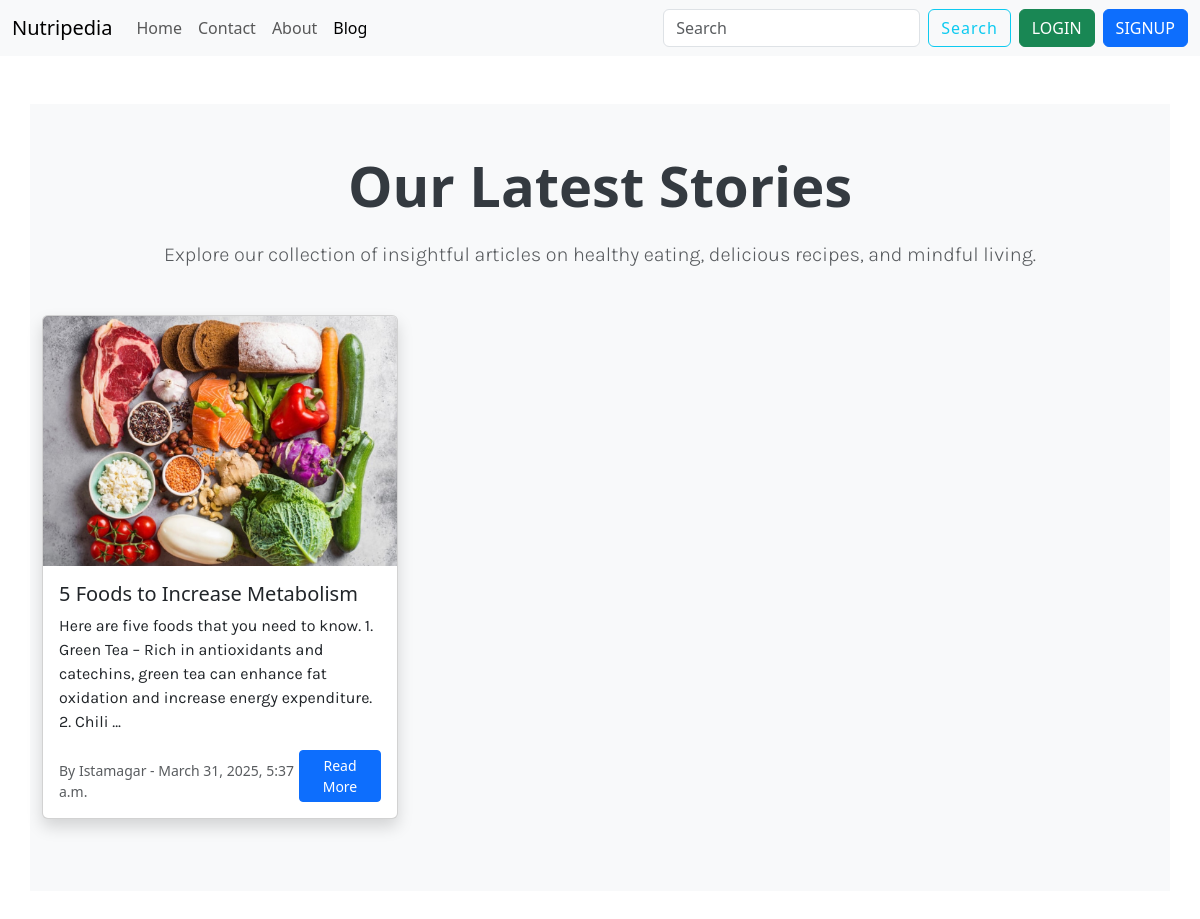
Screenshot of /blog/ with the database file from the repository.
### meroapp/models.py (models this page shows, shortened)
class ApprovedPost(models.Model):
    title = models.CharField(max_length=100)
    image = models.ImageField(upload_to='images/')  # 'images/' is the folder where images will be stored
    date = models.DateTimeField(auto_now_add=True)
    description =models.TextField()
    postby= models.CharField(max_length=500,default='')

### meroapp/views.py (the view)
# urls.py: path('blog/',views.blog, name='blog'),
def blog(request):
    approvedposts=ApprovedPost.objects.all().order_by('-date')
    return render(request, 'blog.html',{'approvedposts':approvedposts})

### templates/blog.html
{% extends "base.html" %}
{% load static %}
{% block content %}
{% include 'navbar.html' %}
<section id="blog" class="blog container my-5 py-5" style="background-color: #f8f9fa;">
    <div class="row">
      <div class="col-lg-12 col-md-12 col-12  text-center">
        <h2 class="display-4 mb-4" style="font-weight: 600; color: #343a40;">Our Latest Stories</h2>
        <p class="lead text-muted mb-5">Explore our collection of insightful articles on healthy eating, delicious recipes, and mindful living.</p>
      </div>
      {% for approvedpost in approvedposts %}
      {% if approvedpost %}
      <div class="col-lg-4 col-md-6 mb-4">
        <div class="card h-100 shadow">
          <img class="card-img-top" style="width: 100%; height: 250px; object-fit: cover;" src="{{approvedpost.image.url}}" alt="">
          <div class="card-body d-flex flex-column">
            <h5 class="card-title" style="font-weight: 500;">{{approvedpost.title}}</h5>
            <p class="card-text">{{ approvedpost.description|truncatewords:30 }}</p>
            <div class="mt-auto d-flex justify-content-between align-items-end">
              <small class="text-muted">By {{approvedpost.postby}} - {{approvedpost.date}}</small>
              <a href="{% url 'readmore' approvedpost.id %}" class="btn btn-primary btn-sm">Read More</a>
            </div>
          </div>
        </div>
      </div>
      {%endif%}
      {%empty%}
      <div class="col-lg-12 col-md-12 col-12  text-center">
      <h4 class="text-warning ">No stories posted yet.</h4>
      </div>
      {% endfor %}
    </div>
  </section>
  {% endblock %}

### templates/base.html (shortened to what this page needs)
{% load static %}
<!DOCTYPE html>
<html lang="en">
<head>
    <link rel="stylesheet" href="{% static 'style.css'%}">
    <link href="https://cdn.jsdelivr.net/npm/bootstrap@5.3.3/dist/css/bootstrap.min.css" rel="stylesheet"
>
    <link rel="stylesheet" href="https://cdnjs.cloudflare.com/ajax/libs/font-awesome/6.0.0-beta3/css/all.min.css">
  </head>
  <body>
{% block content %}
 {% endblock %}

### templates/navbar.html (shortened to what this page needs)
<nav class="navbar navbar-expand-lg navbar-light bg-light custom-navbar sticky-top">
  <div class="container-fluid">
    <a class="navbar-brand" href="{% url 'index' %}">Nutripedia</a>
    <div class="collapse navbar-collapse" id="navbarSupportedContent">
      <ul class="navbar-nav me-auto mb-2 mb-lg-0">
        <li class="nav-item">
          <a class="nav-link {% if request.path == '/' %}active{% endif %}" aria-current="page" href="{% url 'index' %}" id="home">Home</a>
        </li>
        <li class="nav-item">
          <a class="nav-link {% if 'contact' in request.path %}active{% endif %}" href="/#contact">Contact</a>
        </li>
        <li class="nav-item">
          <a class="nav-link {% if 'contact' in request.path %}active {% endif %} " href="/#about">About</a>
        </li>
        <li class="nav-item">
          <a class="nav-link {% if 'blog' in request.path %}active{% endif %}" href="{% url 'blog' %}">Blog</a>
        </li>
      </ul>
      <div class="d-flex justify-content-end">
        <ul class="navbar-nav">
          <li class="nav-item">
            <form class="d-flex me-2" role="search">
              <input class="form-control me-2" type="search" placeholder="Search" aria-label="Search">
              <button class="btn btn-outline-info" type="submit">Search</button>
            </form>
          </li>
          {% if not user.is_authenticated %}
          <li class="nav-item">
            <a class="btn btn-success me-2" href="{% url 'login' %}">LOGIN</a>
          </li>
          <li class="nav-item">
            <a class="btn btn-primary"  href="{% url 'register' %}">SIGNUP</a>
          </li>
          {% endif %}
        </ul>
      </div>
    </div>
  </div>
</nav>

### static/style.css (style rules this page uses)
* { margin: 0; padding: 0; box-sizing: border-box; }
p { font-size: 1rem; font-family: 'Karla', sans-serif; line-height: 1.5rem; }
button { background: #6CAA7F; border-style: none; padding: 0.7rem; font-size: 0.9rem; font-weight: 700; letter-spacing: 1px; color: #fff; }
body { font-family: 'Montserrat', sans-serif; }
.custom-navbar { background-color: #ff5733; }
a { text-decoration: none; color: #131815; }

### rows the page displays
ApprovedPost: image (picture), title "5 Foods to Increase Metabolism", description "Here are five foods that you need to know. 1. Green Tea – Rich in antioxidants and catechins, green tea can enhance fat oxidation and increase energy expenditure. 2. Chili …", postby "Istamagar", date "March 31, 2025, 5:37 a.m."
